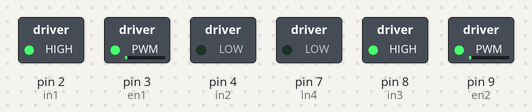
This sketch was run on a simulated Arduino Uno, built with avr-gcc and run on an emulated ATmega328P. Parts: switched loads named in the sketch (green lamp = pin HIGH).

Above: at 0.1 s.
Timing chart, 0 to 1.6 s (numbered marks = the images above):
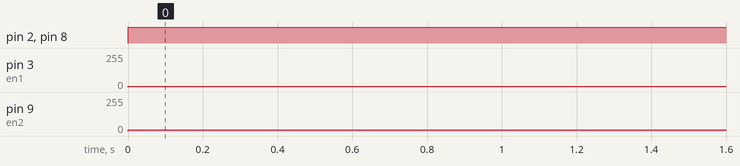

The sketch:

motor_h_bridge.ino
```cpp
int en1=3;
int in1=2;
int in2=4;
int en2=9;
int in3=8;
int in4=7;
void setup()
{
  pinMode(en1,OUTPUT);
  pinMode(in1,OUTPUT);
  pinMode(in2,OUTPUT);
  pinMode(en2,OUTPUT);
  pinMode(in3,OUTPUT);
  pinMode(in4,OUTPUT);
}
void loop()
{
  digitalWrite(in1,HIGH);
  digitalWrite(in2,LOW);
  analogWrite(en1,5);
  digitalWrite(in3,HIGH);
  digitalWrite(in4,LOW);
  analogWrite(en2,10);
  digitalWrite(LED_BUILTIN,HIGH);
}
```

Measured:
- by itself, pin 2 (in1), pin 8 (in3): LOW → HIGH at 0.00 s
- by itself, pin 3 (en1): 0/255 → 5/255 at 0.00 s
- by itself, pin 9 (en2): 0/255 → 10/255 at 0.00 s
